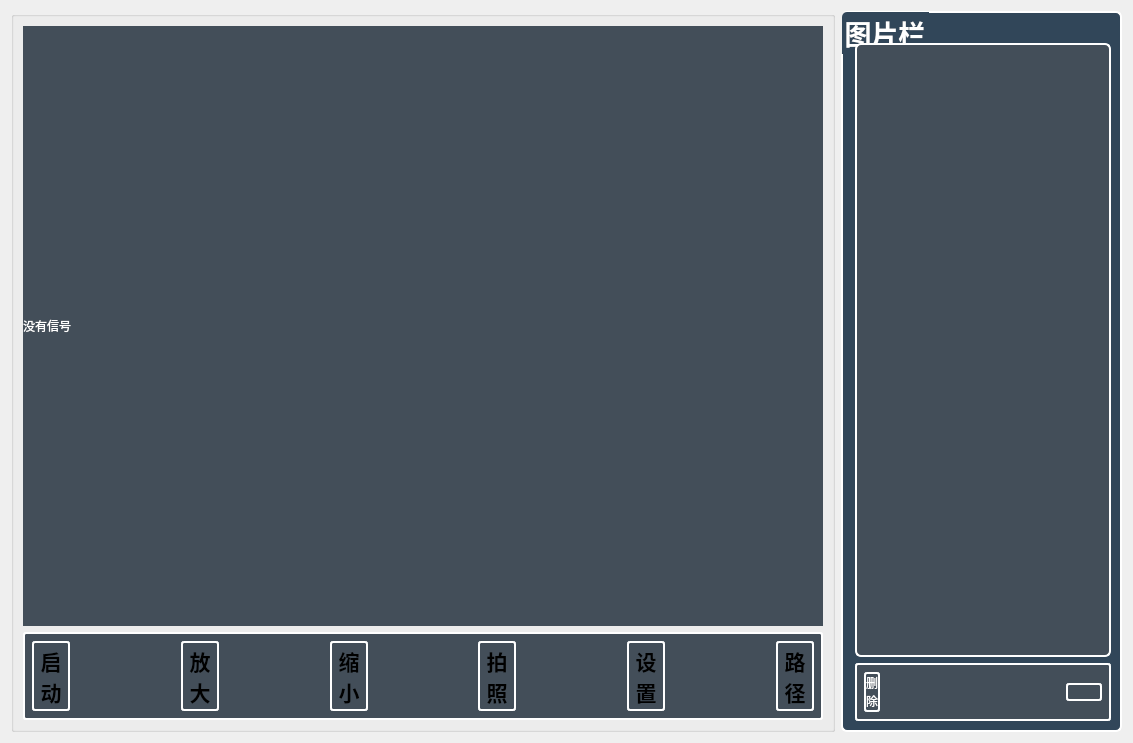
          <widget class="QWidget" name="tab_3">
           <attribute name="title">
            <string>相机标定</string>
           </attribute>
           <layout class="QHBoxLayout" name="horizontalLayout_9" stretch="4,0">
            <item>
             <widget class="QGroupBox" name="groupBox_9">
              <property name="title">
               <string/>
              </property>
              <layout class="QVBoxLayout" name="verticalLayout_21">
               <item>
                <widget class="QLabel" name="picture">
                 <property name="sizePolicy">
                  <sizepolicy hsizetype="MinimumExpanding" vsizetype="MinimumExpanding">
                   <horstretch>0</horstretch>
                   <verstretch>0</verstretch>
                  </sizepolicy>
                 </property>
                 <property name="minimumSize">
                  <size>
                   <width>800</width>
                   <height>600</height>
                  </size>
                 </property>
                 <property name="styleSheet">
                  <string notr="true">background-color:#434e59;
color:white;</string>
                 </property>
                 <property name="text">
                  <string>没有信号</string>
                 </property>
                </widget>
               </item>
               <item>
                <widget class="QWidget" name="widget_7" native="true">
                 <property name="sizePolicy">
                  <sizepolicy hsizetype="Preferred" vsizetype="Fixed">
                   <horstretch>0</horstretch>
                   <verstretch>0</verstretch>
                  </sizepolicy>
                 </property>
                 <property name="styleSheet">
                  <string notr="true">border-radius:3px;
border-width:2px;
border-style:solid;
border-color:white;
background-color: #434e59;</string>
                 </property>
                 <layout class="QHBoxLayout" name="horizontalLayout_4">
                  <item>
                   <widget class="QToolButton" name="CameraShot">
                    <property name="font">
                     <font>
                      <family>Microsoft Yahei</family>
                      <pointsize>16</pointsize>
                      <weight>75</weight>
                      <bold>true</bold>
                     </font>
                    </property>
                    <property name="styleSheet">
                     <string notr="true">QToolButton
{
    font-family:Microsoft Yahei;
    color:white;
    background-color:rgb(14 , 150 , 254);
    border-radius:10px;
}

QToolButton:hover
{
    background-color:rgb(44 , 137 , 255);
}

QToolButton:pressed
{
    background-color:rgb(14 , 135 , 228);
    padding-left:3px;
    padding-top:3px;
}
border:none;</string>
                    </property>
                    <property name="text">
                     <string>启
动</string>
                    </property>
                    <property name="icon">
                     <iconset resource="resources/resources.qrc">
                      <normaloff>:/icons/icons/video_Start.svg</normaloff>:/icons/icons/video_Start.svg</iconset>
                    </property>
                    <property name="iconSize">
                     <size>
                      <width>60</width>
                      <height>60</height>
                     </size>
                    </property>
                    <property name="toolButtonStyle">
                     <enum>Qt::ToolButtonTextBesideIcon</enum>
                    </property>
                   </widget>
                  </item>
                  <item>
                   <spacer name="horizontalSpacer_10">
                    <property name="orientation">
                     <enum>Qt::Horizontal</enum>
                    </property>
                    <property name="sizeHint" stdset="0">
                     <size>
                      <width>40</width>
                      <height>20</height>
                     </size>
                    </property>
                   </spacer>
                  </item>
                  <item>
                   <widget class="QToolButton" name="Zoom_in">
                    <property name="font">
                     <font>
                      <family>Microsoft Yahei</family>
                      <pointsize>16</pointsize>
                      <weight>75</weight>
                      <bold>true</bold>
                     </font>
                    </property>
                    <property name="styleSheet">
                     <string notr="true">QToolButton
{
    font-family:Microsoft Yahei;
    color:white;
    background-color:rgb(14 , 150 , 254);
    border-radius:10px;
}

QToolButton:hover
{
    background-color:rgb(44 , 137 , 255);
}

QToolButton:pressed
{
    background-color:rgb(14 , 135 , 228);
    padding-left:3px;
    padding-top:3px;
}
border:none;</string>
                    </property>
                    <property name="text">
                     <string>放
大</string>
                    </property>
                    <property name="icon">
                     <iconset resource="resources/resources.qrc">
                      <normaloff>:/icons/icons/plus.svg</normaloff>:/icons/icons/plus.svg</iconset>
                    </property>
                    <property name="iconSize">
                     <size>
                      <width>60</width>
                      <height>60</height>
                     </size>
                    </property>
                    <property name="toolButtonStyle">
                     <enum>Qt::ToolButtonTextBesideIcon</enum>
                    </property>
                   </widget>
                  </item>
                  <item>
                   <spacer name="horizontalSpacer_9">
                    <property name="orientation">
                     <enum>Qt::Horizontal</enum>
                    </property>
                    <property name="sizeHint" stdset="0">
                     <size>
                      <width>40</width>
                      <height>20</height>
                     </size>
                    </property>
                   </spacer>
                  </item>
                  <item>
                   <widget class="QToolButton" name="Zoom_out">
                    <property name="font">
                     <font>
                      <family>Microsoft Yahei</family>
                      <pointsize>16</pointsize>
                      <weight>75</weight>
                      <bold>true</bold>
                     </font>
                    </property>
                    <property name="styleSheet">
                     <string notr="true">QToolButton
{
    font-family:Microsoft Yahei;
    color:white;
    background-color:rgb(14 , 150 , 254);
    border-radius:10px;
}

QToolButton:hover
{
    background-color:rgb(44 , 137 , 255);
}

QToolButton:pressed
{
    background-color:rgb(14 , 135 , 228);
    padding-left:3px;
    padding-top:3px;
}
border:none;</string>
                    </property>
                    <property name="text">
                     <string>缩
小</string>
                    </property>
                    <property name="icon">
                     <iconset resource="resources/resources.qrc">
                      <normaloff>:/icons/icons/minius.svg</normaloff>:/icons/icons/minius.svg</iconset>
                    </property>
                    <property name="iconSize">
                     <size>
                      <width>60</width>
                      <height>60</height>
                     </size>
                    </property>
                    <property name="toolButtonStyle">
                     <enum>Qt::ToolButtonTextBesideIcon</enum>
                    </property>
                   </widget>
                  </item>
                  <item>
                   <spacer name="horizontalSpacer_3">
                    <property name="orientation">
                     <enum>Qt::Horizontal</enum>
                    </property>
                    <property name="sizeHint" stdset="0">
                     <size>
                      <width>40</width>
                      <height>20</height>
                     </size>
                    </property>
                   </spacer>
                  </item>
                  <item>
                   <widget class="QToolButton" name="toolButton_Camera_Shot">
                    <property name="font">
                     <font>
                      <family>Microsoft Yahei</family>
                      <pointsize>16</pointsize>
                      <weight>75</weight>
                      <bold>true</bold>
                     </font>
                    </property>
                    <property name="styleSheet">
                     <string notr="true">QToolButton
{
    font-family:Microsoft Yahei;
    color:white;
    background-color:rgb(14 , 150 , 254);
    border-radius:10px;
}

QToolButton:hover
{
    background-color:rgb(44 , 137 , 255);
}

QToolButton:pressed
{
    background-color:rgb(14 , 135 , 228);
    padding-left:3px;
    padding-top:3px;
}
border:none;</string>
                    </property>
                    <property name="text">
                     <string>拍
照</string>
                    </property>
                    <property name="icon">
                     <iconset resource="resources/resources.qrc">
                      <normaloff>:/icons/icons/video_ShotW.svg</normaloff>:/icons/icons/video_ShotW.svg</iconset>
                    </property>
                    <property name="iconSize">
                     <size>
                      <width>60</width>
                      <height>60</height>
                     </size>
                    </property>
                    <property name="toolButtonStyle">
                     <enum>Qt::ToolButtonTextBesideIcon</enum>
                    </property>
                   </widget>
                  </item>
                  <item>
                   <spacer name="horizontalSpacer_4">
                    <property name="orientation">
                     <enum>Qt::Horizontal</enum>
                    </property>
                    <property name="sizeHint" stdset="0">
                     <size>
                      <width>40</width>
                      <height>20</height>
                     </size>
                    </property>
                   </spacer>
                  </item>
                  <item>
                   <widget class="QToolButton" name="toolButton_Settings">
                    <property name="font">
                     <font>
                      <family>Microsoft Yahei</family>
                      <pointsize>16</pointsize>
                      <weight>75</weight>
                      <bold>true</bold>
                     </font>
                    </property>
                    <property name="layoutDirection">
                     <enum>Qt::LeftToRight</enum>
                    </property>
                    <property name="styleSheet">
                     <string notr="true">QToolButton
{
    font-family:Microsoft Yahei;
    color:white;
    background-color:rgb(14 , 150 , 254);
    border-radius:10px;
}

QToolButton:hover
{
    background-color:rgb(44 , 137 , 255);
}

QToolButton:pressed
{
    background-color:rgb(14 , 135 , 228);
    padding-left:3px;
    padding-top:3px;
}
border:none;</string>
                    </property>
                    <property name="text">
                     <string>设
置</string>
                    </property>
                    <property name="icon">
                     <iconset resource="resources/resources.qrc">
                      <normaloff>:/icons/icons/video_BenchW.svg</normaloff>:/icons/icons/video_BenchW.svg</iconset>
                    </property>
                    <property name="iconSize">
                     <size>
                      <width>60</width>
                      <height>60</height>
                     </size>
                    </property>
                    <property name="autoRepeatDelay">
                     <number>300</number>
                    </property>
                    <property name="autoRepeatInterval">
                     <number>100</number>
                    </property>
                    <property name="toolButtonStyle">
                     <enum>Qt::ToolButtonTextBesideIcon</enum>
                    </property>
                   </widget>
                  </item>
                  <item>
                   <spacer name="horizontalSpacer_7">
                    <property name="orientation">
                     <enum>Qt::Horizontal</enum>
                    </property>
                    <property name="sizeHint" stdset="0">
                     <size>
                      <width>40</width>
                      <height>20</height>
                     </size>
                    </property>
                   </spacer>
                  </item>
                  <item>
                   <widget class="QToolButton" name="toolButton">
                    <property name="font">
                     <font>
                      <family>Microsoft Yahei</family>
                      <pointsize>16</pointsize>
                      <weight>75</weight>
                      <bold>true</bold>
                     </font>
                    </property>
                    <property name="layoutDirection">
                     <enum>Qt::LeftToRight</enum>
                    </property>
                    <property name="styleSheet">
                     <string notr="true">QToolButton
{
    font-family:Microsoft Yahei;
    color:white;
    background-color:rgb(14 , 150 , 254);
    border-radius:10px;
}

QToolButton:hover
{
    background-color:rgb(44 , 137 , 255);
}

QToolButton:pressed
{
    background-color:rgb(14 , 135 , 228);
    padding-left:3px;
    padding-top:3px;
}
border:none;</string>
                    </property>
                    <property name="text">
                     <string>路
径</string>
                    </property>
                    <property name="icon">
                     <iconset resource="resources/resources.qrc">
                      <normaloff>:/icons/icons/package.svg</normaloff>:/icons/icons/package.svg</iconset>
                    </property>
                    <property name="iconSize">
                     <size>
                      <width>60</width>
                      <height>60</height>
                     </size>
                    </property>
                    <property name="autoRepeatDelay">
                     <number>300</number>
                    </property>
                    <property name="autoRepeatInterval">
                     <number>100</number>
                    </property>
                    <property name="toolButtonStyle">
                     <enum>Qt::ToolButtonTextBesideIcon</enum>
                    </property>
                   </widget>
                  </item>
                 </layout>
                </widget>
               </item>
              </layout>
             </widget>
            </item>
            <item>
             <widget class="QGroupBox" name="groupBox_10">
              <property name="font">
               <font>
                <family>微软雅黑</family>
                <pointsize>20</pointsize>
                <weight>75</weight>
                <bold>true</bold>
               </font>
              </property>
              <property name="styleSheet">
               <string notr="true">border-radius:6px;
border-width:2px;
border-style:solid;
border-color:white;
background-color:#314659;
color:white;</string>
              </property>
              <property name="title">
               <string>图片栏</string>
              </property>
              <layout class="QVBoxLayout" name="verticalLayout_9">
               <property name="leftMargin">
                <number>12</number>
               </property>
               <property name="topMargin">
                <number>30</number>
               </property>
               <item>
                <widget class="QTreeView" name="treeView">
                 <property name="styleSheet">
                  <string notr="true">QTreeView {
	background-color:#434e59;
    alternate-background-color: #637484;
	color:white;
  	font-family:Microsoft Yahei;
	font-size:20px;
}

QTreeView {
    show-decoration-selected: 1;
}

QTreeView::item {  /** item **/
        height: 25px;
        color: white;
        border: none;
        border-bottom: 1px solid rgb(50, 50, 50);
        background-color: transparent;
}

QTreeView::item:hover {
    border: 1px solid blue;
    background : #DBDBDB;
}

QTreeView::item:selected {
    border: 1px solid red;
    background : green;
}    </string>
                 </property>
                </widget>
               </item>
               <item>
                <widget class="QWidget" name="widget_12" native="true">
                 <property name="sizePolicy">
                  <sizepolicy hsizetype="Preferred" vsizetype="Fixed">
                   <horstretch>0</horstretch>
                   <verstretch>0</verstretch>
                  </sizepolicy>
                 </property>
                 <property name="styleSheet">
                  <string notr="true">border-radius:3px;
border-width:2px;
border-style:solid;
border-color:white;
background-color:#434e59;
color:white;</string>
                 </property>
                 <layout class="QHBoxLayout" name="horizontalLayout_27">
                  <item>
                   <widget class="QPushButton" name="delete_2">
                    <property name="styleSheet">
                     <string notr="true">QPushButton
{
    font-family:Microsoft Yahei;
    color:white;
    background-color:rgb(14 , 150 , 254);
    border-radius:5px;
}

QPushButton:hover
{
    background-color:rgb(44 , 137 , 255);
}

QPushButton:pressed
{
    background-color:rgb(14 , 135 , 228);
    padding-left:3px;
    padding-top:3px;
}
border:none;</string>
                    </property>
                    <property name="text">
                     <string>删
除</string>
                    </property>
                    <property name="icon">
                     <iconset resource="resources/resources.qrc">
                      <normaloff>:/icons/icons/delete.svg</normaloff>:/icons/icons/delete.svg</iconset>
                    </property>
                    <property name="iconSize">
                     <size>
                      <width>40</width>
                      <height>40</height>
                     </size>
                    </property>
                    <property name="flat">
                     <bool>true</bool>
                    </property>
                   </widget>
                  </item>
                  <item>
                   <spacer name="horizontalSpacer_5">
                    <property name="orientation">
                     <enum>Qt::Horizontal</enum>
                    </property>
                    <property name="sizeHint" stdset="0">
                     <size>
                      <width>158</width>
                      <height>20</height>
                     </size>
                    </property>
                   </spacer>
                  </item>
                  <item>
                   <widget class="QPushButton" name="caculate">
                    <property name="styleSheet">
                     <string notr="true">QPushButton
{
    font-family:Microsoft Yahei;
    color:white;
    background-color:rgb(14 , 150 , 254);
    border-radius:5px;
}

QPushButton:hover
{
    background-color:rgb(44 , 137 , 255);
}

QPushButton:pressed
{
    background-color:rgb(14 , 135 , 228);
    padding-left:3px;
    padding-top:3px;
}
border:none;</string>
                    </property>
                    <property name="text">
                     <string/>
                    </property>
                    <property name="icon">
                     <iconset resource="resources/resources.qrc">
                      <normaloff>:/icons/icons/caculate.svg</normaloff>:/icons/icons/caculate.svg</iconset>
                    </property>
                    <property name="iconSize">
                     <size>
                      <width>40</width>
                      <height>40</height>
                     </size>
                    </property>
                   </widget>
                  </item>
                 </layout>
                </widget>
               </item>
              </layout>
             </widget>
            </item>
           </layout>
          </widget>
